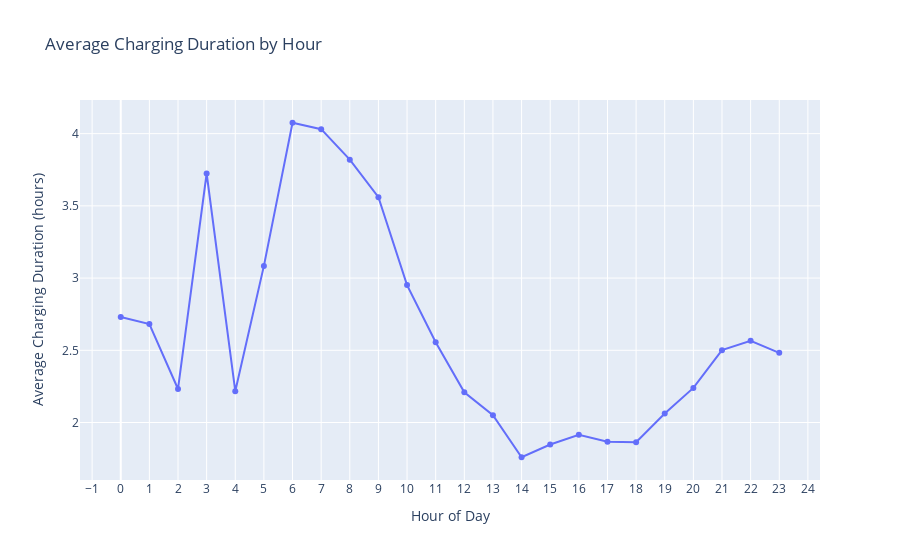

The notebook cell saved with this chart:
### Code cell
# -----------------------------------------------------------------------------
# 7. Plot average charging duration by hour
# -----------------------------------------------------------------------------

# Compute average charging duration per hour (using doneChargingTime)
charging_avg_duration = df.groupby('hour')['charging_duration'].mean()

# Create a DataFrame for Plotly
charging_metrics_df = pd.DataFrame({
    'hour': charging_avg_duration.index,
    'avg_charging_duration': charging_avg_duration.values
})

# Plot average charging duration by hour
fig3 = px.line(charging_metrics_df, x='hour', y='avg_charging_duration', markers=True,
               labels={'hour': 'Hour of Day', 'avg_charging_duration': 'Average Charging Duration (hours)'},
               title='Average Charging Duration by Hour')
fig3.update_layout(xaxis=dict(tickmode='linear', tick0=0, dtick=1))
fig3.show()

print("\nAverage Charging Duration by Hour (in hours):")
print(charging_avg_duration.sort_index())

### Figure 1 — Plotly figure (JSON) as saved in the notebook; plotly's stock layout.template omitted (floating-point values rounded to 4 significant figures)
{"data": [{"hovertemplate": "Hour of Day=%{x}<br>Average Charging Duration (hours)=%{y}<extra></extra>", "legendgroup": "", "line": {"color": "#636efa", "dash": "solid"}, "marker": {"symbol": "circle"}, "mode": "lines+markers", "name": "", "orientation": "v", "showlegend": false, "x": [0, 1, 2, 3, 4, 5, 6, 7, 8, 9, 10, 11, 12, 13, 14, 15, 16, 17, 18, 19, 20, 21, 22, 23], "xaxis": "x", "y": [2.73, 2.682, 2.232, 3.724, 2.217, 3.084, 4.075, 4.031, 3.82, 3.56, 2.951, 2.556, 2.209, 2.051, 1.759, 1.848, 1.914, 1.867, 1.864, 2.062, 2.239, 2.501, 2.566, 2.483], "yaxis": "y", "type": "scatter"}], "layout": {"xaxis": {"anchor": "y", "domain": [0.0, 1.0], "title": {"text": "Hour of Day"}, "tickmode": "linear", "tick0": 0, "dtick": 1}, "yaxis": {"anchor": "x", "domain": [0.0, 1.0], "title": {"text": "Average Charging Duration (hours)"}}, "legend": {"tracegroupgap": 0}, "title": {"text": "Average Charging Duration by Hour"}}}
